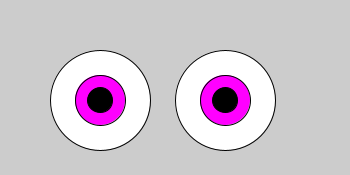
Frame 1 (no input)
Frame 60 (the mouse pressed at the canvas centre just before this capture): identical to frame 1, image omitted
Frame 120 (the mouse held since frame 60 and released just before this capture): identical to frame 1, image omitted

The Processing sketch that drew this single still picture (run headless with seeded random() and noise(); from frame 60 on, the mouse is pressed at the canvas centre):

// Processing sketch: processing_13462
// ── processing_13462.pde



int z = constrain(0,0,100);


void setup()
{
  size(350,175);
  smooth();
  cursor(HAND);
  //eyeball whites
  ellipse(100,100,100,100);
  ellipse(225,100,100,100);
  //eyeball colors
  fill(255,0,255);
  ellipse(100,100,50,50);
  ellipse(225,100,50,50);
  //eyeball pupils
  fill(0);
  ellipse(100,100,25,25);
  ellipse(225,100,25,25);
}

void draw()
{
  //tired eye sequence

  float sec=millis()/1000.0;
  if (sec>15.0)
  {
    z++;
    //eye lines
    stroke(255,0,0,z);
    draw1();
    draw2();
  }
  else
  {
  }
}
void mousePressed()
{
  if(mouseButton == LEFT)
  {
    fill(0);
    ellipse(100,100,35,35);
    ellipse(225,100,35,35);
  }
  else if (mouseButton == RIGHT)
  {
    //eyeball colors
    fill(255,0,255);
    ellipse(100,100,50,50);
    ellipse(225,100,50,50);
    //eyeball pupils
    fill(0);
    ellipse(100,100,25,25);
    ellipse(225,100,25,25);
  }
  else
  {
  }
}

void keyPressed()
{
  if (key == 'l')
  {
    fill(255,255,0,10);  
    //eyeball whites
    ellipse(100,100,100,100);
    ellipse(225,100,100,100);
    //eyeball colors
    fill(255,0,255);
    ellipse(100,100,50,50);
    ellipse(225,100,50,50);
    //eyeball pupils
    fill(0);
    ellipse(100,100,25,25);
    ellipse(225,100,25,25);
  }
  else if ((key == ENTER) || (key == RETURN))
  {
    fill(255,255,255);  
    //eyeball whites
    ellipse(100,100,100,100);
    ellipse(225,100,100,100);
    //eyeball colors
    fill(255,0,255);
    ellipse(100,100,50,50);
    ellipse(225,100,50,50);
    //eyeball pupils
    fill(0);
    ellipse(100,100,25,25);
    ellipse(225,100,25,25);
  }
  else if (key == 'p')
  {
    fill(255,182,193,10);  
    //eyeball whites
    ellipse(100,100,100,100);
    ellipse(225,100,100,100);
    //eyeball colors
    fill(255,0,255);
    ellipse(100,100,50,50);
    ellipse(225,100,50,50);
    //eyeball pupils
    fill(0);
    ellipse(100,100,25,25);
    ellipse(225,100,25,25);
  }
  else if (key == 'x')
  {
    fill(0);
    beginShape();
    curveVertex(50,100);
    curveVertex(75,30);
    curveVertex(100,50);
    curveVertex(125,80);
    curveVertex(150,100);
    endShape();
  }
}
  //tired eyes right

  void draw2()
  {
    translate(-125,13);
    for(int i=0;i<=15;i++)
    {
      strokeWeight(2);
      noFill();

      rotate(0.4);
      beginShape();
      vertex(50,0);
      vertex(45,10);
      vertex(30,0);
      vertex(20,12);
      endShape();
    }
  }
  //tired eyes right
  void draw1()
  {
    translate(225,100);
    for(int i=0;i<=15;i++)
    {
      strokeWeight(2);
      noFill();

      rotate(0.4);
      beginShape();
      vertex(50,0);
      vertex(45,10);
      vertex(30,0);
      vertex(20,12);
      endShape();
    }
  }
